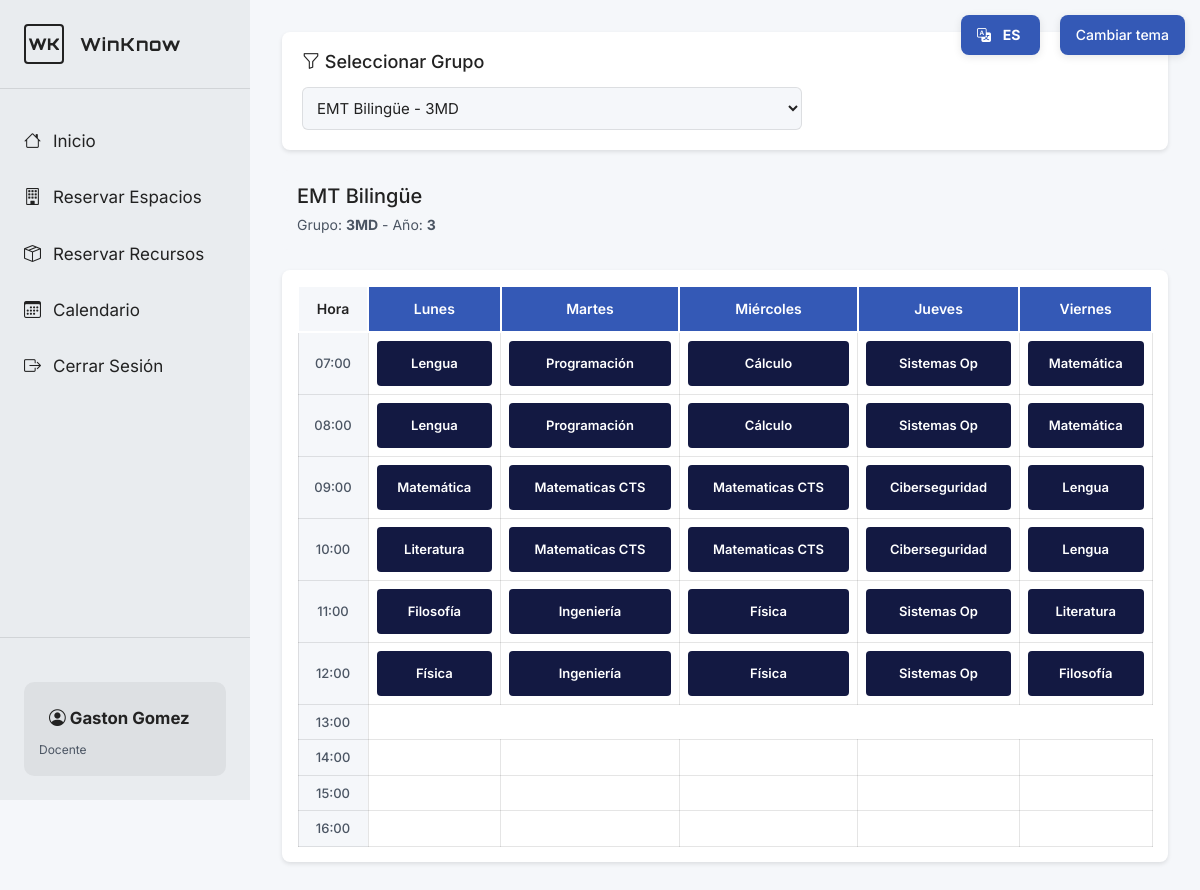
Screenshot of /calendario_main.php?grupo=1 (signed in) with the database file from the repository.
### tables this page shows
CREATE TABLE `grupo` (
  `IdGrupo` int(11) NOT NULL,
  `nombreGrupo` varchar(50) NOT NULL,
  `IdCurso` int(11) NOT NULL,
  `anio` int(11) DEFAULT NULL
);

CREATE TABLE `cursos` (
  `IdCurso` int(11) NOT NULL,
  `Cedula` int(11) NOT NULL,
  `Recursos_Pedidos` varchar(100) DEFAULT NULL,
  `Nombre` varchar(50) DEFAULT NULL
);

CREATE TABLE `horario` (
  `ID_horario` int(11) NOT NULL,
  `IdGrupo` int(11) NOT NULL,
  `IdAsignatura` int(11) NOT NULL,
  `Cedula` int(11) NOT NULL,
  `DiaSemana` varchar(20) NOT NULL,
  `HoraInicio` int(11) NOT NULL,
  `HoraFin` int(11) NOT NULL
);

CREATE TABLE `asignatura` (
  `IdAsignatura` int(11) NOT NULL,
  `nombreAsignatura` varchar(50) DEFAULT NULL
);

### front/calendario_html.php (the view, shortened to what this page needs)
<body>
<main class="principal">
    <div class="contenido">
        <section class="selector-grupo">
            <h2><i class="bi bi-funnel"></i> Seleccionar Grupo</h2>
            <form method="GET" action="calendario.php" class="form-selector">
                <select name="grupo" onchange="this.form.submit()" required>
                    <?php
                    if ($resultGrupos && $resultGrupos->num_rows > 0):
                        $resultGrupos->data_seek(0);
                        while ($grupo = $resultGrupos->fetch_assoc()):
                    ?>
                        <option value="<?= $grupo['IdGrupo']; ?>"
                                <?= ($grupoSeleccionado == $grupo['IdGrupo']) ? 'selected' : ''; ?>>
                            <?= htmlspecialchars($grupo['nombre_curso']); ?> -
                        </option>
                    <?php
                        endwhile;
                    endif;
                    ?>
                </select>
            </form>
        </section>
        <?php if ($infoGrupo): ?>
            <div class="info-grupo">
                <div>
                    <h3><?= htmlspecialchars($infoGrupo['nombre_curso']); ?></h3>
                    <div class="detalles-grupo">
                        Grupo: <strong><?= htmlspecialchars($infoGrupo['nombreGrupo']); ?></strong>
                        <?php if ($infoGrupo['anio']): ?>
                            - Año: <strong><?= $infoGrupo['anio']; ?></strong>
                        <?php endif; ?>
                    </div>
                </div>
            </div>
            <section class="calendario-semanal">
                <table class="tabla-horario">
                    <thead>
                        <tr>
                            <th class="hora-header">Hora</th>
                            <?php foreach ($diasSemana as $dia): ?>
                                <th><?= $dia; ?></th>
                            <?php endforeach; ?>
                        </tr>
                    </thead>
                    <tbody>
                        <?php
                        $horasUsadas = [];
                        foreach ($diasSemana as $dia) {
                            foreach ($horariosSemana[$dia] as $hora => $clase) {
                                if ($clase !== null || $hora == 13) {
                                    $horasUsadas[$hora] = true;
                                }
                            }
                        }
                        ksort($horasUsadas);
                        $horasUsadas = array_keys($horasUsadas);
                        $horaMin = !empty($horasUsadas) ? min($horasUsadas) : 7;
                        $horaMax = !empty($horasUsadas) ? max($horasUsadas) : 16;
                        if ($horaMax < 16) $horaMax = 16;
                        $horasUsadas = range($horaMin, $horaMax);
                        $colorIndex = 0;
                        $coloresAsignatura = array();
                        foreach ($horasUsadas as $hora):
                        ?>
                            <tr>
                                <td class="hora-label"><?= sprintf('%02d:00', $hora); ?></td>
                                <?php foreach ($diasSemana as $dia): ?>
                                    <?php
                                    if ($hora == 13):
                                    ?>
                                    <?php
                                    else:
                                        $clase = $horariosSemana[$dia][$hora];
                                        if ($clase !== null):
                                            if (!isset($coloresAsignatura[$clase['asignatura']])) {
                                                $coloresAsignatura[$clase['asignatura']] = obtenerColorAsignatura($colorIndex++);
                                            }
                                            $color = $coloresAsignatura[$clase['asignatura']];
                                    ?>
                                        <td>
                                            <div class="clase-bloque" style="background: <?= $color; ?>">
                                                <div class="clase-nombre">
                                                    <?= htmlspecialchars($clase['asignatura']); ?>
                                                </div>
                                            </div>
                                        </td>
                                    <?php
                                        else:
                                    ?>
                                        <td class="celda-vacia"></td>
                                    <?php
                                        endif;
                                    endif;
                                    ?>
                                <?php endforeach; ?>
                            </tr>
                        <?php endforeach; ?>
                    </tbody>
                </table>
            </section>
        <?php endif; ?>
    </div>
</main>
</body>
</html>

### rows the page displays
grupo: IdCurso.Nombre "EMT Bilingüe", nombreGrupo "3MD", anio "3"
horario: IdAsignatura.nombreAsignatura "Programación"
horario: IdAsignatura.nombreAsignatura "Cálculo"
horario: IdAsignatura.nombreAsignatura "Sistemas Op"
horario: IdAsignatura.nombreAsignatura "Matemática"
horario: IdAsignatura.nombreAsignatura "Ciberseguridad"
horario: IdAsignatura.nombreAsignatura "Lengua"
horario: IdAsignatura.nombreAsignatura "Literatura"
horario: IdAsignatura.nombreAsignatura "Ingeniería"
horario: IdAsignatura.nombreAsignatura "Sistemas Op"
horario: IdAsignatura.nombreAsignatura "Filosofía"

### other values shown
$_SESSION['nombre'] "Gaston Gomez"
$dia "Lunes"
$dia "Martes"
$dia "Miércoles"
$dia "Jueves"
$dia "Viernes"
$hora "07"
$clase['asignatura'] "Lengua"
$clase['asignatura'] "Programación"
$clase['asignatura'] "Cálculo"
$clase['asignatura'] "Sistemas Op"
$clase['asignatura'] "Matemática"
$hora "08"
$hora "09"
$clase['asignatura'] "Matematicas CTS"
